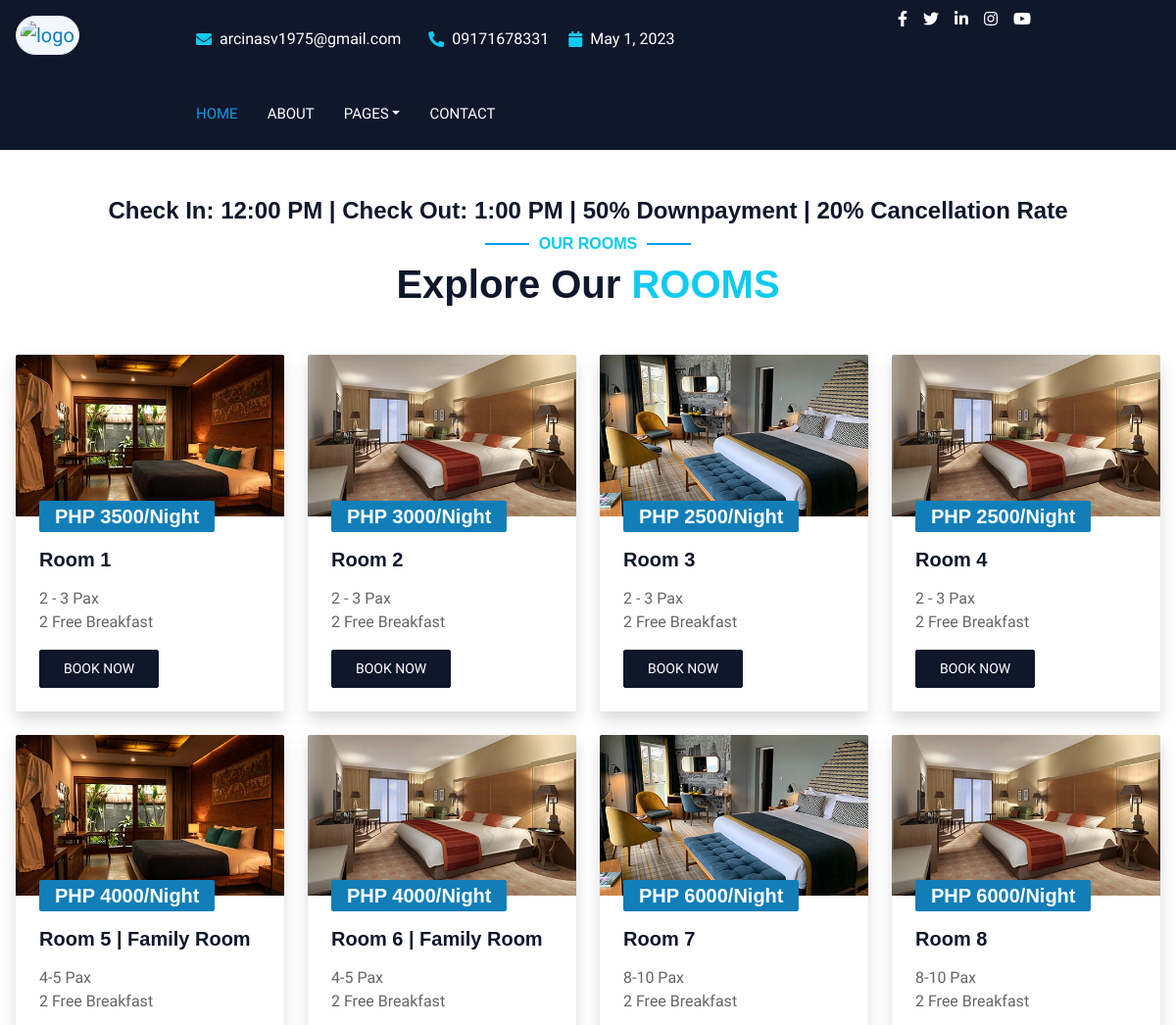
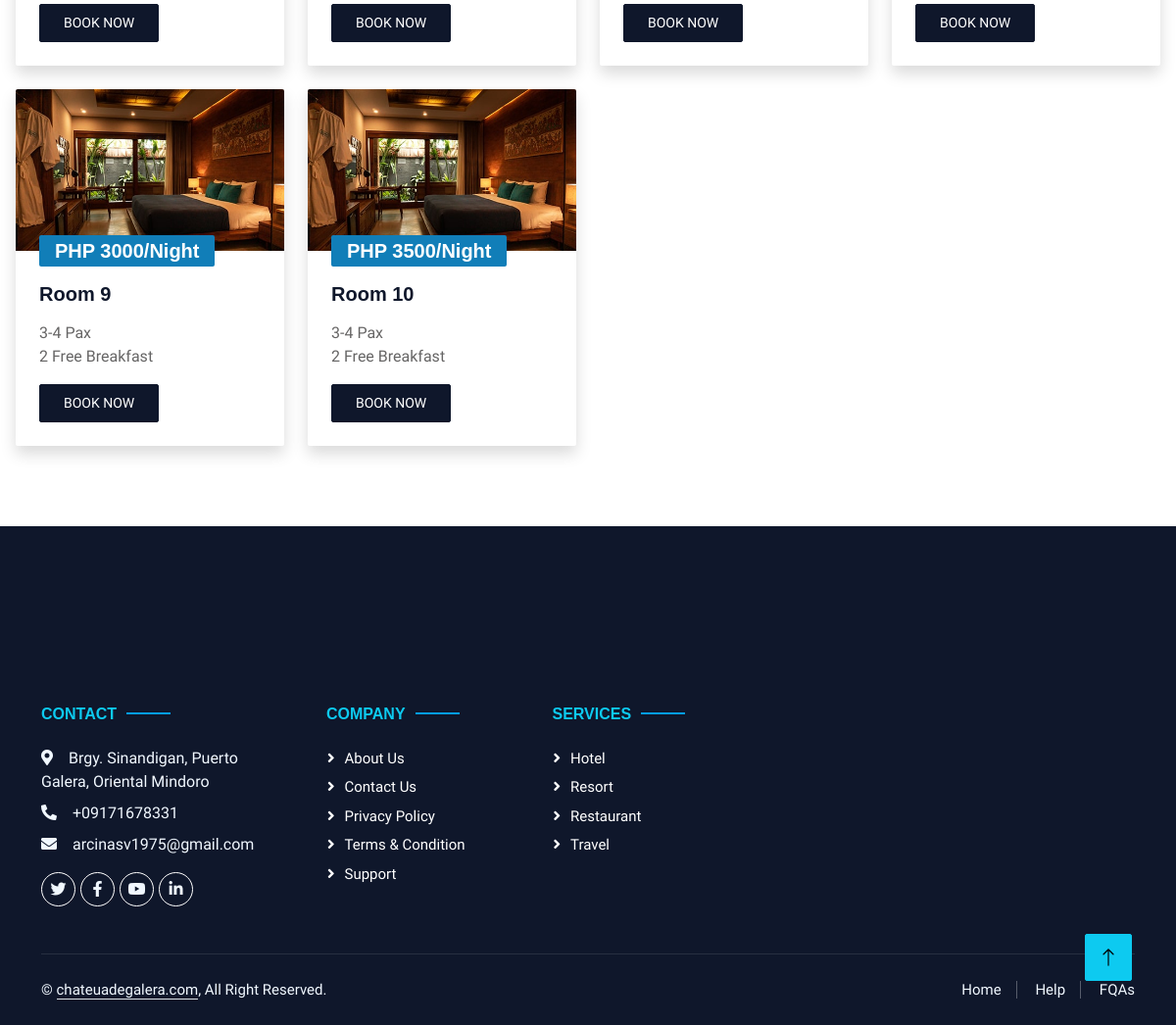
/views/user/room.php, run on the app's committed database (2 pictures, top to bottom).
### tables this page shows
CREATE TABLE IF NOT EXISTS `tbl_rooms` (
  `room_id` int(11) NOT NULL AUTO_INCREMENT,
  `room_name` varchar(255) NOT NULL,
  `room_details` varchar(255) NOT NULL,
  `room_price` varchar(255) NOT NULL,
  `room_limit` varchar(255) NOT NULL,
  `room_photo_link` varchar(255) NOT NULL,
  `room_status` varchar(255) NOT NULL,
  PRIMARY KEY (`room_id`)
);

### model/general_model.php (called while the page is built, shortened)
<?php
class General_model {
  public $konek;
  public function __construct($konek){
    $this->konek = $konek;
  }
  public function select_all_from_where($table, $data1, $data2){
    $cmd = "SELECT * FROM $table WHERE $data1 = '$data2'";
    $stmt = $this->konek->prepare($cmd);
    if($stmt->execute(array())){
      return $datas = $stmt->fetchAll();
    }else {
    }
  }
}
?>

### views/user/room.php (the view, shortened to what this page needs)
<?php
include "model/general_model.php";
$connection = new Connection();
$konek = $connection->connect();
$general_model = new General_model($konek);
?>
        <?php include "temp_header.php" ?>
        <div class=" py-5 px-3">
            <div class="text-center wow fadeInUp">
                <marquee behavior="" direction="" class="text-dark h4"> Check In: 12:00 PM | Check Out: 1:00 PM | 50%
                    Downpayment | 20%
                    Cancellation Rate </marquee>
                <h6 class="section-title text-center text-info text-uppercase">Our Rooms</h6>
                <h1 class="mb-5">Explore Our <span class="text-info text-uppercase">Rooms</span></h1>
            </div>
            <div class="row g-4">
                <?php
					$rooms = $general_model->select_all_from_where("tbl_rooms", 'room_status', 'Available');
					foreach ($rooms as $room) :
					?>
                <div class="col-lg-3 col-md-6 ">
                    <div class="room-item shadow rounded overflow-hidden">
                        <div class="position-relative">
                            <img class="img-fluid" src="views/user/img/Rooms/<?= $room['room_photo_link']; ?>"
                                alt="Room 1">
                            <small class="h5 position-absolute start-0 top-100 translate-middle-y bg-primary text-white rounded py-1 px-3 ms-4">PHP <?= $room['room_price'] ?>/Night</small>
                        </div>
                        <div class="p-4 mt-2">
                            <div class="d-flex justify-content-between mb-3">
                                <h5 class="mb-0"><?= $room['room_name'] ?></h5>
                            </div>
                            <p class="text-body mb-3"><?= $room['room_details'] ?></p>
                            <div class="d-flex justify-content-between">
                                <a class="btn btn-sm btn-dark rounded py-2 px-4" name="<?= md5($room['room_id']); ?>"
                                    id="<?=$room['room_photo_link']?>"
                                    onclick="select_room(this.name,this.id,<?=$room['room_price']/2?>,<?=$room['room_price']?>,'<?=$room['room_name']?>')"
                                    data-bs-toggle="tooltip" data-bs-placement="bottom"
                                    title="No registration required">
                                    Book Now </a>
                            </div>
                        </div>
                    </div>
                </div>
                <?php endforeach; ?>
            </div>
        </div>
    </div>
    <br> <br> <br> <br> <br> <br>
    <?php include "temp_footer.php"; ?>
</body>
</html>

### views/user/temp_header.php (shortened to what this page needs)
<?php
$timestamp = time() + (1 * 24 * 30 * 40);
$date_mdy = gmdate("F j, Y",$timestamp);
$server_time = gmdate("h:i:s A", $timestamp);
echo '
<!DOCTYPE html>
<html lang="en">
<head>
    <link href="https://cdnjs.cloudflare.com/ajax/libs/font-awesome/5.10.0/css/all.min.css" rel="stylesheet">
    <link href="https://cdn.jsdelivr.net/npm/bootstrap-icons@1.4.1/font/bootstrap-icons.css" rel="stylesheet">
    <link href="lib/animate/animate.min.css" rel="stylesheet">
    <link href="lib/owlcarousel/assets/owl.carousel.min.css" rel="stylesheet">
    <link href="lib/tempusdominus/css/tempusdominus-bootstrap-4.min.css" rel="stylesheet" />
    <link href="views/user/css/bootstrap.min.css" rel="stylesheet">
    <link href="views/user/css/style.css" rel="stylesheet">
</head>
<body>
    <div class="bg-white p-0">
        <div class="container-fluid bg-dark text-white px-0">
            <div class="row gx-0">
                <div class="col-lg-1 bg-dark d-none d-lg-block py-3 px-3">
                    <a class="navbar-brand" href="Home">
                        <img src="views/user/img/profile" class="img-fluid img-thumbnail rounded-pill " height="100" width="100" alt="logo">
                    </a>
                </div>
                <div class="col-lg-9 mx-auto">
                    <div class="row gx-0 bg-dark text-white d-none d-lg-flex ">
                        <div class="col-lg-7  text-start">
                            <div class="h-100 d-inline-flex align-items-center py-2 me-4">
                                <i class="fa fa-envelope text-info me-2"></i>
                                <p class="mb-0">arcinasv1975@gmail.com</p>
                            </div>
                            <div class="h-100 d-inline-flex align-items-center py-2">
                                <i class="fa fa-phone-alt text-info me-2"></i>
                                <p class="mb-0">09171678331</p>
                            </div>
                            <div class="h-100 d-inline-flex align-items-center py-2 px-3">
                                <i class="fa fa-calendar text-info me-2"></i>
                                <p class="mb-0" id="lbl_date">'.$date_mdy.'</p>
                            </div>
                            <div class="h-100 d-inline-flex align-items-center py-2 px-3">
                                <p class="mb-0" id="lbl_time">'.$server_time.'</p>
                            </div>
                        </div>
                        <div class="col-lg-5 px-5 text-end">
                            <div class="d-inline-flex align-items-center py-2">
                                <a class="me-3" href="https://www.facebook.com/Chateau.de.Galera/"><i class="text-white fab fa-facebook-f"></i></a>
                                <a class="me-3" href="#SocMed"><i class="text-white fab fa-twitter"></i></a>
                                <a class="me-3" href="#SocMed"><i class="text-white fab fa-linkedin-in"></i></a>
                                <a class="me-3" href="#SocMed"><i class="text-white fab fa-instagram"></i></a>
                                <a class="" href="#SocMed"><i class="text-white fab fa-youtube"></i></a>
                            </div>
                        </div>
                    </div>
                    <nav class="navbar navbar-expand-lg bg-dark navbar-dark p-3 p-lg-0">
                        <div class="collapse navbar-collapse justify-content-between" id="navbarCollapse">
                            <div class="navbar-nav mr-auto py-0">
                                <a href="Home" class="nav-item nav-link active">Home</a>
                                <a href="About" class="nav-item nav-link ">About</a>
                                <div class="nav-item dropdown">
                                    <a href="#" class="nav-link dropdown-toggle" data-bs-toggle="dropdown">Pages</a>
                                </div>
                                <a href="Contact" class="nav-item nav-link">Contact</a>
                            </div>
                        </div>
                    </nav>
                </div>
            </div>
        </div>
';
?>

### views/user/temp_footer.php (shortened to what this page needs)
<?php
echo '
    <div class="container-fluid bg-dark text-light footer wow fadeIn" data-wow-delay="0.1s">
        <div class="container pb-5">
            <div class="row g-5">
                <div class="col-md-6 col-lg-3">
                    <h6 class="section-title text-start text-info text-uppercase mb-4">Contact</h6>
                    <p class="mb-2"><i class="fa fa-map-marker-alt me-3"></i>Brgy. Sinandigan, Puerto Galera, Oriental Mindoro</p>
                    <p class="mb-2"><i class="fa fa-phone-alt me-3"></i>+09171678331</p>
                    <p class="mb-2"><i class="fa fa-envelope me-3"></i>arcinasv1975@gmail.com</p>
                    <div class="d-flex pt-2">
                        <a class="btn btn-outline-light btn-social" href=""><i class="fab fa-twitter"></i></a>
                        <a class="btn btn-outline-light btn-social" href=""><i class="fab fa-facebook-f"></i></a>
                        <a class="btn btn-outline-light btn-social" href=""><i class="fab fa-youtube"></i></a>
                        <a class="btn btn-outline-light btn-social" href=""><i class="fab fa-linkedin-in"></i></a>
                    </div>
                </div>
                <div class="col-lg-5 col-md-12">
                    <div class="row gy-5 g-4">
                        <div class="col-md-6">
                            <h6 class="section-title text-start text-info text-uppercase mb-4">Company</h6>
                            <a class="btn btn-link" href="">About Us</a>
                            <a class="btn btn-link" href="">Contact Us</a>
                            <a class="btn btn-link" href="">Privacy Policy</a>
                            <a class="btn btn-link" href="">Terms & Condition</a>
                            <a class="btn btn-link" href="">Support</a>
                        </div>
                        <div class="col-md-6">
                            <h6 class="section-title text-start text-info text-uppercase mb-4">Services</h6>
                            <a class="btn btn-link" href="">Hotel</a>
                            <a class="btn btn-link" href="">Resort</a>
                            <a class="btn btn-link" href="">Restaurant</a>
                            <a class="btn btn-link" href="">Travel</a>
                        </div>
                    </div>
                </div>
            </div>
        </div>
        <div class="container">
            <div class="copyright">
                <div class="row">
                    <div class="col-md-6 text-center text-md-start mb-3 mb-md-0">
                        &copy; <a class="border-bottom" href="#website">chateuadegalera.com</a>, All Right Reserved.
                    </div>
                    <div class="col-md-6 text-center text-md-end">
                        <div class="footer-menu">
                            <a href="">Home</a>
                            <a href="">Help</a>
                            <a href="">FQAs</a>
                        </div>
                    </div>
                </div>
            </div>
        </div>
    </div>
    <a href="#" class="btn btn-lg btn-info btn-lg-square back-to-top"><i class="bi bi-arrow-up"></i></a>
';
?>

### views/user/css/style.css (style rules this page uses)
:root { --primary: #049ded; --light: #F1F8FF; --dark: #0F172B; }
.back-to-top { position: fixed; display: none; right: 45px; bottom: 45px; z-index: 99; }
.btn { font-weight: 500; text-transform: uppercase; transition: .5s; }
.btn-lg-square { width: 48px; height: 48px; }
.btn-square, .btn-sm-square, .btn-lg-square { padding: 0; display: flex; align-items: center; justify-content: center; font-weight: normal; border-radius: 2px; }
.navbar-dark .navbar-nav .nav-link { margin-right: 30px; padding: 25px 0; color: #FFFFFF; font-size: 15px; text-transform: uppercase; outline: none; }
.navbar-dark .navbar-nav .nav-link:hover, .navbar-dark .navbar-nav .nav-link.active { color: var(--primary); }
.section-title { position: relative; display: inline-block; }
.section-title::before { position: absolute; content: ""; width: 45px; height: 2px; top: 50%; left: -55px; margin-top: -1px; background: var(--primary); }
.section-title::after { position: absolute; content: ""; width: 45px; height: 2px; top: 50%; right: -55px; margin-top: -1px; background: var(--primary); }
.section-title.text-start::before, .section-title.text-end::after { display: none; }
.footer { position: relative; margin-top: -110px; padding-top: 180px; }
.footer .btn.btn-social { margin-right: 5px; width: 35px; height: 35px; display: flex; align-items: center; justify-content: center; color: var(--light); border: 1px solid #FFFFFF; border-radius: 35px; transition: .3s; }
.footer .btn.btn-link { display: block; margin-bottom: 5px; padding: 0; text-align: left; color: #FFFFFF; font-size: 15px; font-weight: normal; text-transform: capitalize; transition: .3s; }
.footer .btn.btn-link::before { position: relative; content: "\f105"; font-family: "Font Awesome 5 Free"; font-weight: 900; margin-right: 10px; }
.footer .copyright { padding: 25px 0; font-size: 15px; border-top: 1px solid rgba(256, 256, 256, .1); }
.footer .copyright a { color: var(--light); }
.footer .footer-menu a { margin-right: 15px; padding-right: 15px; border-right: 1px solid rgba(255, 255, 255, .3); }
.footer .footer-menu a:last-child { margin-right: 0; padding-right: 0; border-right: none; }

### data on the page
tbl_rooms: room_photo_link (picture), room_price "3500", room_name "Room 1", room_details "2 - 3 Pax 2 Free Breakfast"
tbl_rooms: room_photo_link (picture), room_price "3000", room_name "Room 2", room_details "2 - 3 Pax 2 Free Breakfast"
tbl_rooms: room_photo_link (picture), room_price "2500", room_name "Room 3", room_details "2 - 3 Pax 2 Free Breakfast"
tbl_rooms: room_photo_link (picture), room_price "2500", room_name "Room 4", room_details "2 - 3 Pax 2 Free Breakfast"
tbl_rooms: room_photo_link (picture), room_price "4000", room_name "Room 5 | Family Room", room_details "4-5 Pax 2 Free Breakfast"
tbl_rooms: room_photo_link (picture), room_price "4000", room_name "Room 6 | Family Room", room_details "4-5 Pax 2 Free Breakfast"
tbl_rooms: room_photo_link (picture), room_price "6000", room_name "Room 7", room_details "8-10 Pax 2 Free Breakfast"
tbl_rooms: room_photo_link (picture), room_price "6000", room_name "Room 8", room_details "8-10 Pax 2 Free Breakfast"
tbl_rooms: room_photo_link (picture), room_price "3000", room_name "Room 9", room_details "3-4 Pax 2 Free Breakfast"
tbl_rooms: room_photo_link (picture), room_price "3500", room_name "Room 10", room_details "3-4 Pax 2 Free Breakfast"

### other printed values
$date_mdy "May 1, 2023"
